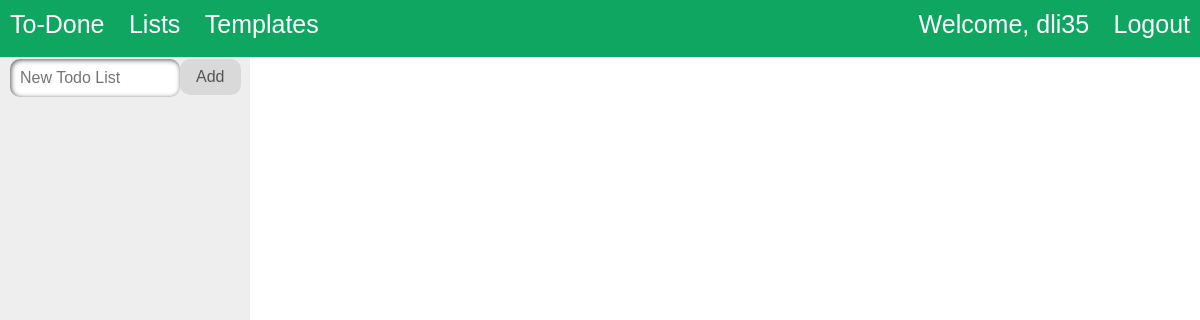
The app's page / (signed in), older data.
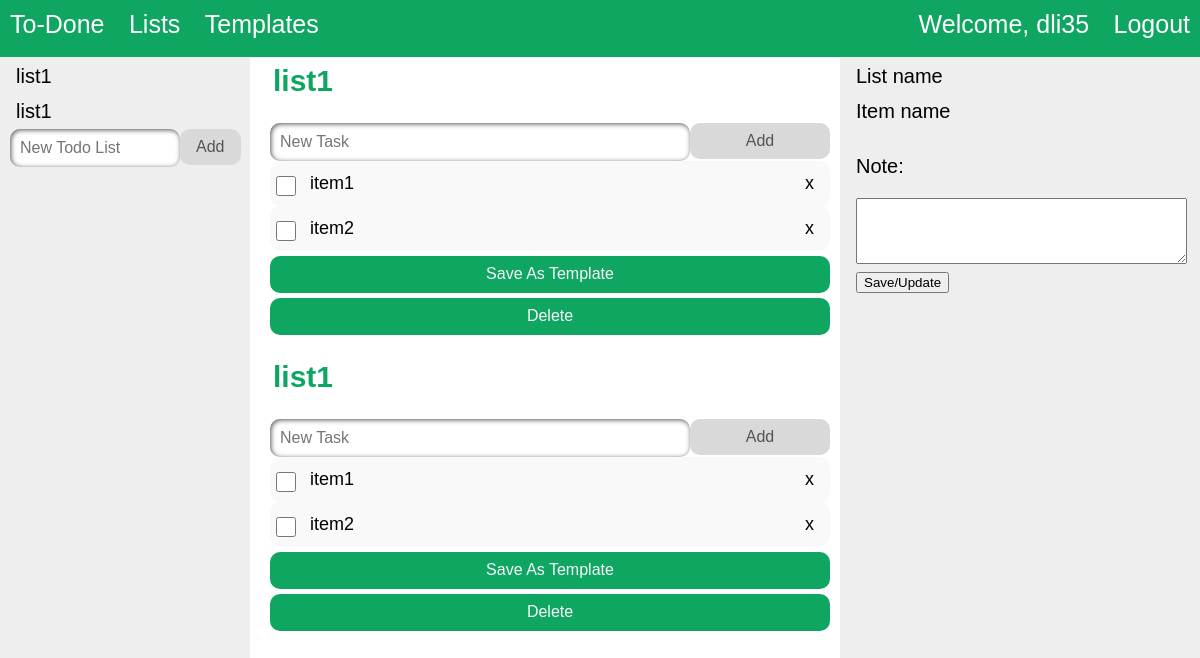
The same page, newer data.
### todo/models.py (models this page shows, shortened)
class List(models.Model):
    title_text = models.CharField(max_length=100)
    created_on = models.DateTimeField()
    updated_on = models.DateTimeField()
    user_id = models.ForeignKey(User, on_delete=models.CASCADE, null=True, blank=True)
    objects = models.Manager()

class ListItem(models.Model):
    item_name = models.CharField(max_length=50, null=True, blank=True)
    item_text = models.CharField(max_length=100)
    is_done = models.BooleanField(default=False)
    created_on = models.DateTimeField()
    list = models.ForeignKey(List, on_delete=models.CASCADE)
    objects = models.Manager()

### todo/views.py (the view)
# urls.py: path('', views.index, name='index'),
def index(request, list_id=0):
    if not request.user.is_authenticated:
        return redirect("/login")
    if list_id != 0:
        latest_lists = List.objects.filter(id=list_id, user_id_id=request.user.id)
    else:
        latest_lists = List.objects.filter(user_id_id=request.user.id).order_by('-updated_on')
    latest_list_items = ListItem.objects.order_by('list_id')
    saved_templates = Template.objects.filter(user_id_id=request.user.id).order_by('created_on')
    context = {
        'latest_lists': latest_lists,
        'latest_list_items': latest_list_items,
        'templates': saved_templates
    }
    return render(request, 'todo/index.html', context)

### todo/templatetags/todo_extras.py (called while the page is built)
@register.filter
def addstr(arg1, arg2):
    return str(arg1) + str(arg2)

### todo/templates/todo/index.html (shortened to what this page needs)
<!DOCTYPE html>
<html lang="en">
<head>
</head>
<body>
    {% load todo_extras %}
    <div class="topbar">
        <ul>
            <li><a href="/">To-Done</a></li>
            <li><a class="tabs" href="/todo">Lists</a></li>
            <li><a class="tabs" href="/templates">Templates</a></li>
        </ul>
		<ul style="float: right;">
		{% if user.is_authenticated %}
            <li><a href="#">Welcome, {{user.username}}</a></li>
		  <li><a class="tabs" href="/logout">Logout</a></li>
		{% else %}
		  <li><a class="tabs" href="/login">Login</a></li>
		{% endif %}
		</ul>
    </div>
    <ul class="sidenav">
        {% for list in latest_lists %}
            <li><a href="/todo/{{ list.id }}">{{ list.title_text }}</a></li>
        {% endfor %}
        <input type="text" id="todoListInput" placeholder="New Todo List">
        <span onclick="newTodoList()" class="addTodoList">Add</span>
    </ul>
    <div class="main">
        {% for list in latest_lists %}
            <div id="myDIV" class="header">
                <h2><a href="/todo/{{ list.id }}">{{ list.title_text }}</a></h2>
                <input type="text" id="{{ "InputText_"|addstr:list.id }}" placeholder="New Task">
                <span onclick="newElement({{ list.id }})" class="addBtn">Add</span>
            </div>
            <ul id="{{ "List_"|addstr:list.id }}" class="listItemsUnorderedList">
                {% for list_item in latest_list_items %}
                    {% if list_item.list_id == list.id %}
                        {% if not list_item.is_done %}
                            <li class="listItem">
                        {% else %}
                            <li class="listItem done">
                        {% endif %}
                        {% if not list_item.is_done %}
                                <input type="checkbox" id="{{ "ListItem_"|addstr:list_item.id }}" name="{{ "ListItem_"|addstr:list_item.id }}" value="{{ "ListItem_"|addstr:list_item.id }}">
                        {% else %}
                                <input type="checkbox" id="{{ "ListItem_"|addstr:list_item.id }}" name="{{ "ListItem_"|addstr:list_item.id }}" value="{{ "ListItem_"|addstr:list_item.id }}" checked>
                        {% endif %}
                                <label for="{{ "ListItem_"|addstr:list_item.id }}">{{ list_item.item_name }}</label>
                                <span class="close">x</span>
                            </li>
                    {% endif %}
                {% endfor %}
            </ul>
        <form action="/templates/new-from-todo" method="post">
            <button class="add-template-button" onclick="">Save As Template</button>
        </form>
        <form action="/delete-todo" method="post">
            <button class="add-template-button" onclick="">Delete</button>
        </form>
        {% endfor %}
    </div>
    {% if latest_lists %}
        <ul class="rightsidebar" id = "rightsidebar">
            <li><a>List name</a></li>
            <li><a>Item name</a></li>
            <form action="/updateListItem/0" method="post">
                <p><label for="note">Note:</label></p>
                <textarea id="note" name="note" rows="4" cols="50">
                </textarea>
                <br>
                <input type="submit" value="Save/Update">
            </form>
        </ul>
    {% endif %}
</body>
</html>

Row changes from the older to the newer data that the page shows:
now on this page (row edited): List: title_text "list1"
added List: title_text "list1"
added ListItem: item_name "item1", shown under "list1"
now on this page (row edited): ListItem: item_name "item2", shown under "list1"
added ListItem: item_name "item1", shown under "list1"
now on this page (row edited): ListItem: item_name "item2", shown under "list1"
Text that changed along with them:
form field value: (not shown) → "Save/Update"
text now shown: "List name Item name Note:"
